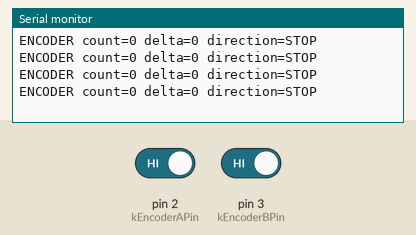
The program below on a simulated Teensy 4. Parts: the last lines printed to the serial monitor. Inputs (shaded band) come from the test bench; at power-on: pin 2 (kEncoderAPin) HIGH, pin 3 (kEncoderBPin) HIGH.

Above: at 1.2 s.
1.3 s: pin 2 (kEncoderAPin) driven LOW
At 1.68 s:
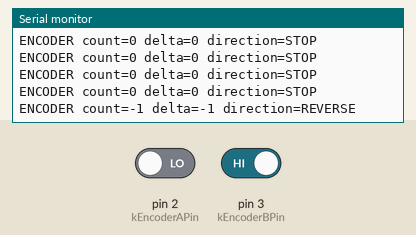
3.0 s: pin 2 (kEncoderAPin) driven HIGH
At 3.18 s:
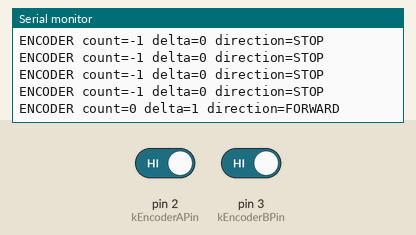
4.5 s: pin 3 (kEncoderBPin) driven LOW
At 4.68 s:
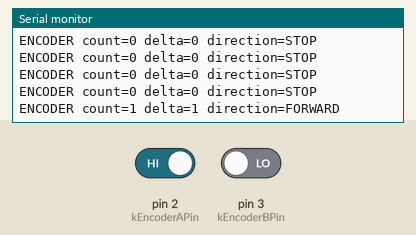
6.0 s: pin 3 (kEncoderBPin) driven HIGH
At 6.18 s:
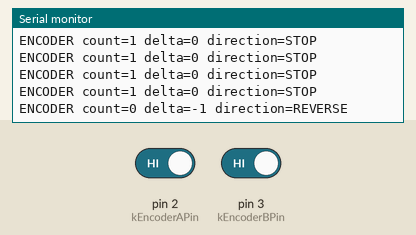
Timing chart, 0 to 8.5 s (numbered marks = the images above; inputs shaded):
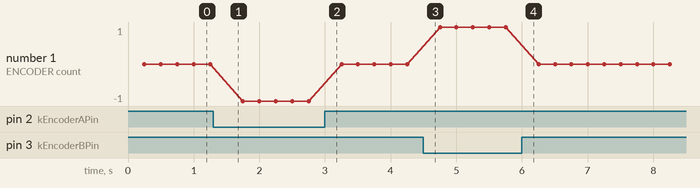

Measured:
- after the input at 1.3 s, the serial monitor: prints a new line after 0.20 s (image 1)
- after the input at 3.0 s, the serial monitor: prints a new line at once (image 2)
- after the input at 4.5 s, the serial monitor: prints a new line at once (image 3)
- after the input at 6.0 s, the serial monitor: prints a new line at once (image 4)
- plotted number 1: 0 → -1 after the input at 1.3 s

The program:

main.cpp
```cpp
#include <Arduino.h>

namespace {

constexpr uint8_t kEncoderAPin = 2;
constexpr uint8_t kEncoderBPin = 3;
constexpr uint32_t kReportPeriodMs = 250;

volatile int32_t encoder_count = 0;
volatile uint8_t encoder_state = 0;
uint32_t last_report_ms = 0;
int32_t last_report_count = 0;

void updateEncoder() {
  const uint8_t current_state =
      static_cast<uint8_t>((digitalReadFast(kEncoderAPin) << 1) |
                           digitalReadFast(kEncoderBPin));
  const uint8_t transition = static_cast<uint8_t>((encoder_state << 2) | current_state);

  switch (transition) {
    case 0b0001:
    case 0b0111:
    case 0b1110:
    case 0b1000:
      ++encoder_count;
      break;
    case 0b0010:
    case 0b1011:
    case 0b1101:
    case 0b0100:
      --encoder_count;
      break;
    default:
      break;
  }

  encoder_state = current_state;
}

void reportStatus() {
  noInterrupts();
  const int32_t current_count = encoder_count;
  interrupts();

  const int32_t change = current_count - last_report_count;
  const char* direction = change > 0 ? "FORWARD" : change < 0 ? "REVERSE" : "STOP";

  Serial.print("ENCODER count=");
  Serial.print(current_count);
  Serial.print(" delta=");
  Serial.print(change);
  Serial.print(" direction=");
  Serial.println(direction);

  last_report_count = current_count;
}

}  // namespace

void setup() {
  pinMode(kEncoderAPin, INPUT_PULLUP);
  pinMode(kEncoderBPin, INPUT_PULLUP);

  encoder_state = static_cast<uint8_t>((digitalReadFast(kEncoderAPin) << 1) |
                                       digitalReadFast(kEncoderBPin));
  attachInterrupt(digitalPinToInterrupt(kEncoderAPin), updateEncoder, CHANGE);
  attachInterrupt(digitalPinToInterrupt(kEncoderBPin), updateEncoder, CHANGE);

  Serial.begin(115200);
  const uint32_t serial_wait_start = millis();
  while (!Serial && millis() - serial_wait_start < 3000) {
  }

  Serial.println("MOTOR ENCODER TEST READY");
  Serial.print("A pin=");
  Serial.println(kEncoderAPin);
  Serial.print("B pin=");
  Serial.println(kEncoderBPin);
  Serial.println("Turn the motor shaft by hand; positive and negative counts indicate direction.");
}

void loop() {
  const uint32_t now_ms = millis();
  if (now_ms - last_report_ms >= kReportPeriodMs) {
    last_report_ms = now_ms;
    reportStatus();
  }
}
```
